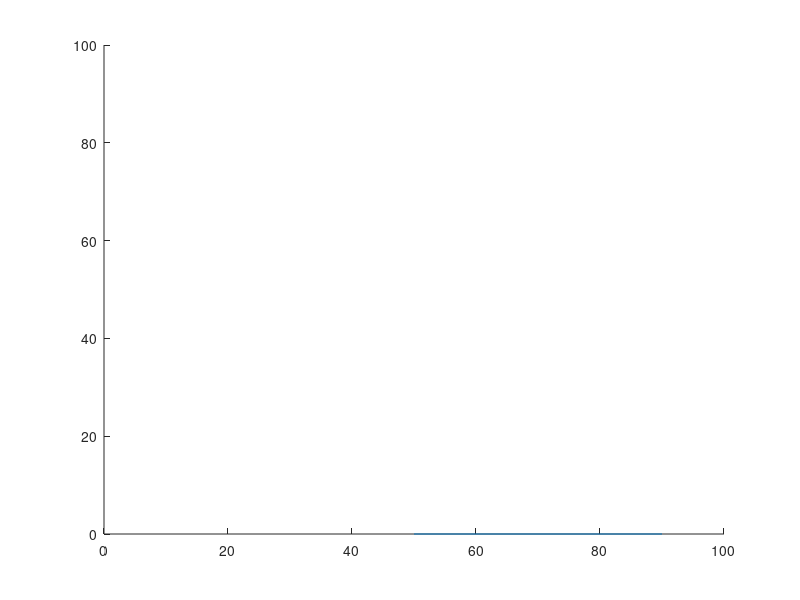

Reproduce this figure in MATLAB. (Note: this script raises an error after producing the figure.)
%clear axes
cla reset;

%workspace dimensions
xMax = 100;
yMax = 100;
axis([0 xMax 0 yMax])

%robot
base = [50,0];
link1Length = 25;
link2Length = 15;

%init robot laying on bottom of workspace
link1Start = base;
link1End = [link1Start(1)+link1Length,0];
link2Start = [link1End(1),0];
link2End = [link2Start(1)+link2Length,0];

%MATLAB line has a strange coordinate format:
%line([x1, x2], [y1, y2])
link1 = line([link1Start(1), link1End(1)], [link1Start(2), link1End(2)]);
link2 = line([link2Start(1), link2End(1)], [link2Start(2), link2End(2)]);

%place random obstacles
obstacle1 = generateObstacle(xMax, yMax);
obstacle2 = generateObstacle(xMax, yMax);
obstacle3 = generateObstacle(xMax, yMax);
obstacle4 = generateObstacle(xMax, yMax);


%move robot
tic;
for i = 1:1:30
rotateLink(link1, 6);
updateJoint(link1, link2);
    for j = 0:1:72
        rotateLink(link2, 5);
        pause(0.0001);
    end
end
toc
